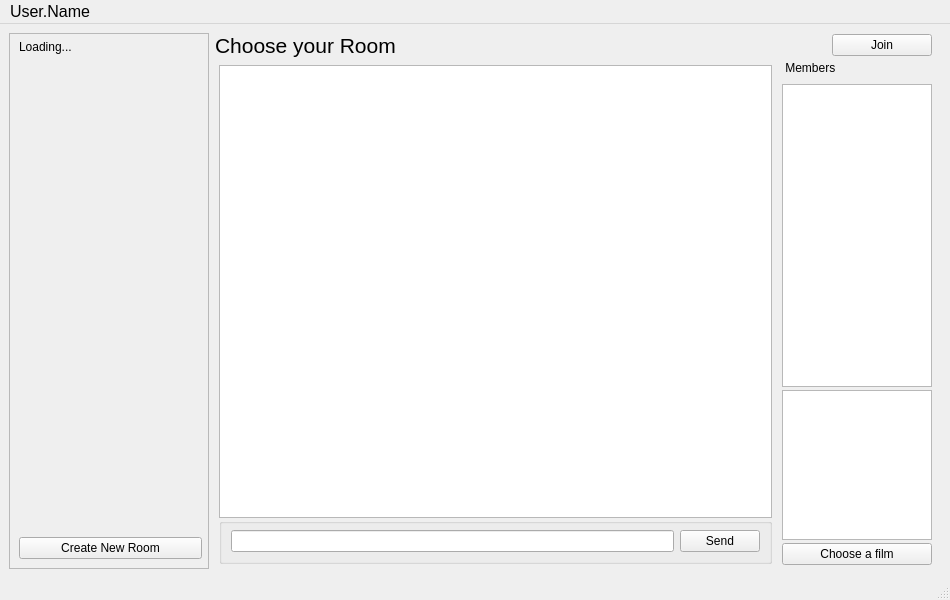
<?xml version="1.0" encoding="UTF-8"?>
<ui version="4.0">
 <class>MainWindow</class>
 <widget class="QMainWindow" name="MainWindow">
  <property name="geometry">
   <rect>
    <x>0</x>
    <y>0</y>
    <width>950</width>
    <height>600</height>
   </rect>
  </property>
  <property name="windowTitle">
   <string>MainWindow</string>
  </property>
  <widget class="QWidget" name="centralwidget">
   <layout class="QHBoxLayout" name="horizontalLayout">
    <item>
     <widget class="QFrame" name="frame">
      <property name="sizePolicy">
       <sizepolicy hsizetype="Maximum" vsizetype="Preferred">
        <horstretch>100</horstretch>
        <verstretch>0</verstretch>
       </sizepolicy>
      </property>
      <property name="minimumSize">
       <size>
        <width>200</width>
        <height>0</height>
       </size>
      </property>
      <property name="frameShape">
       <enum>QFrame::StyledPanel</enum>
      </property>
      <property name="frameShadow">
       <enum>QFrame::Raised</enum>
      </property>
      <layout class="QVBoxLayout" name="verticalLayout_2">
       <property name="spacing">
        <number>4</number>
       </property>
       <property name="topMargin">
        <number>6</number>
       </property>
       <property name="rightMargin">
        <number>6</number>
       </property>
       <property name="bottomMargin">
        <number>9</number>
       </property>
       <item>
        <widget class="QLabel" name="labelRoomList">
         <property name="text">
          <string>Loading...</string>
         </property>
        </widget>
       </item>
       <item>
        <layout class="QVBoxLayout" name="verticalLayoutRooms"/>
       </item>
       <item>
        <spacer name="verticalSpacer">
         <property name="orientation">
          <enum>Qt::Vertical</enum>
         </property>
         <property name="sizeHint" stdset="0">
          <size>
           <width>20</width>
           <height>40</height>
          </size>
         </property>
        </spacer>
       </item>
       <item>
        <widget class="QPushButton" name="pushButton_3">
         <property name="text">
          <string>Create New Room</string>
         </property>
        </widget>
       </item>
      </layout>
     </widget>
    </item>
    <item>
     <widget class="QFrame" name="frame_chat">
      <property name="layoutDirection">
       <enum>Qt::RightToLeft</enum>
      </property>
      <layout class="QGridLayout" name="gridLayout">
       <property name="leftMargin">
        <number>0</number>
       </property>
       <property name="topMargin">
        <number>0</number>
       </property>
       <property name="bottomMargin">
        <number>1</number>
       </property>
       <property name="verticalSpacing">
        <number>3</number>
       </property>
       <item row="7" column="1">
        <widget class="QPushButton" name="pushButton_films">
         <property name="text">
          <string>Choose a film</string>
         </property>
        </widget>
       </item>
       <item row="0" column="1">
        <widget class="QPushButton" name="pushButtonPlayer">
         <property name="sizePolicy">
          <sizepolicy hsizetype="Minimum" vsizetype="Fixed">
           <horstretch>0</horstretch>
           <verstretch>0</verstretch>
          </sizepolicy>
         </property>
         <property name="minimumSize">
          <size>
           <width>0</width>
           <height>0</height>
          </size>
         </property>
         <property name="maximumSize">
          <size>
           <width>100</width>
           <height>16777215</height>
          </size>
         </property>
         <property name="layoutDirection">
          <enum>Qt::RightToLeft</enum>
         </property>
         <property name="autoFillBackground">
          <bool>false</bool>
         </property>
         <property name="text">
          <string>Join</string>
         </property>
        </widget>
       </item>
       <item row="0" column="2">
        <widget class="QLabel" name="labelCurrentRoom">
         <property name="font">
          <font>
           <pointsize>16</pointsize>
          </font>
         </property>
         <property name="text">
          <string>Choose your Room</string>
         </property>
        </widget>
       </item>
       <item row="2" column="1">
        <widget class="QLabel" name="labelMembers">
         <property name="maximumSize">
          <size>
           <width>16777215</width>
           <height>20</height>
          </size>
         </property>
         <property name="text">
          <string> Members</string>
         </property>
        </widget>
       </item>
       <item row="5" column="1">
        <widget class="QListWidget" name="listMembers">
         <property name="sizePolicy">
          <sizepolicy hsizetype="Preferred" vsizetype="Expanding">
           <horstretch>0</horstretch>
           <verstretch>0</verstretch>
          </sizepolicy>
         </property>
         <property name="minimumSize">
          <size>
           <width>120</width>
           <height>0</height>
          </size>
         </property>
         <property name="maximumSize">
          <size>
           <width>150</width>
           <height>16777215</height>
          </size>
         </property>
         <property name="layoutDirection">
          <enum>Qt::LeftToRight</enum>
         </property>
         <property name="flow">
          <enum>QListView::TopToBottom</enum>
         </property>
        </widget>
       </item>
       <item row="2" column="2" rowspan="7">
        <widget class="QFrame" name="frame_2">
         <property name="minimumSize">
          <size>
           <width>300</width>
           <height>250</height>
          </size>
         </property>
         <layout class="QVBoxLayout" name="verticalLayout">
          <property name="spacing">
           <number>0</number>
          </property>
          <property name="leftMargin">
           <number>4</number>
          </property>
          <property name="topMargin">
           <number>4</number>
          </property>
          <property name="rightMargin">
           <number>4</number>
          </property>
          <property name="bottomMargin">
           <number>4</number>
          </property>
          <item>
           <widget class="QListWidget" name="listMessages">
            <property name="layoutDirection">
             <enum>Qt::LeftToRight</enum>
            </property>
            <property name="flow">
             <enum>QListView::TopToBottom</enum>
            </property>
           </widget>
          </item>
          <item>
           <widget class="QGroupBox" name="groupBox_3">
            <property name="title">
             <string/>
            </property>
            <layout class="QHBoxLayout" name="horizontalLayout_2">
             <property name="topMargin">
              <number>6</number>
             </property>
             <item>
              <widget class="QPushButton" name="pushButton_send">
               <property name="text">
                <string>Send</string>
               </property>
              </widget>
             </item>
             <item>
              <widget class="QLineEdit" name="lineEditmessage"/>
             </item>
            </layout>
           </widget>
          </item>
         </layout>
        </widget>
       </item>
       <item row="6" column="1">
        <widget class="QListWidget" name="listFilms">
         <property name="minimumSize">
          <size>
           <width>120</width>
           <height>0</height>
          </size>
         </property>
         <property name="maximumSize">
          <size>
           <width>150</width>
           <height>150</height>
          </size>
         </property>
        </widget>
       </item>
      </layout>
     </widget>
    </item>
   </layout>
  </widget>
  <widget class="QMenuBar" name="menubar">
   <property name="geometry">
    <rect>
     <x>0</x>
     <y>0</y>
     <width>950</width>
     <height>24</height>
    </rect>
   </property>
   <property name="font">
    <font>
     <pointsize>12</pointsize>
    </font>
   </property>
   <widget class="QMenu" name="menuUser_Name">
    <property name="font">
     <font>
      <pointsize>11</pointsize>
     </font>
    </property>
    <property name="title">
     <string>User.Name</string>
    </property>
    <addaction name="actionSettings"/>
    <addaction name="actionLog_out"/>
    <addaction name="separator"/>
    <addaction name="actionQuit"/>
   </widget>
   <addaction name="menuUser_Name"/>
  </widget>
  <widget class="QStatusBar" name="statusbar"/>
  <action name="actionSettings">
   <property name="text">
    <string>Settings</string>
   </property>
  </action>
  <action name="actionLog_out">
   <property name="text">
    <string>Log out</string>
   </property>
  </action>
  <action name="actionQuit">
   <property name="text">
    <string>Quit</string>
   </property>
  </action>
 </widget>
 <resources/>
 <connections/>
</ui>
